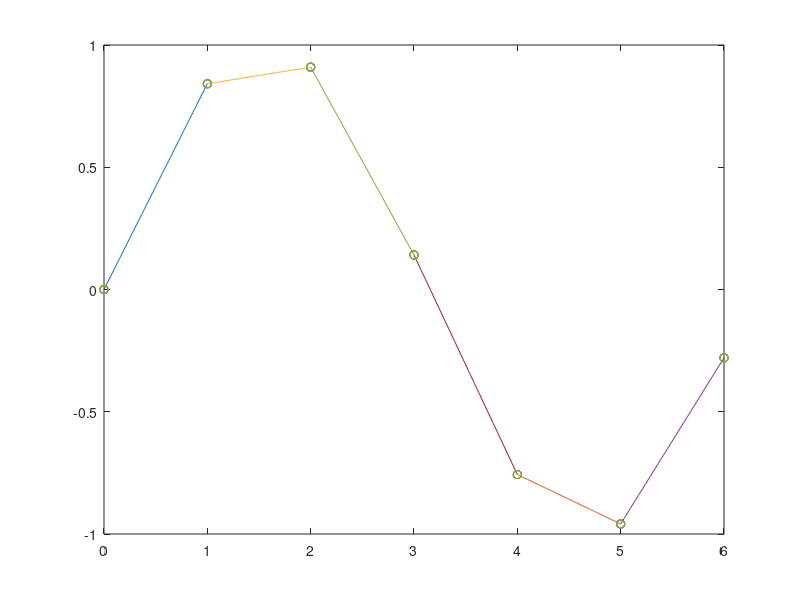

The MATLAB source for this figure: (Note: this script raises an error after producing the figure.)
clear all
clc

x = [0:6];
y = [0 .8415 .9093 .1411 -.7568 -.9589 -.2794];
plot(x,y,'o')
n = length(x);
x_i = input('x = ');

for i = 1:n-1
    if x_i>=x(i) && x_i<=x(i+1)
        m = i;
    end
end

xa = x(m)
xb = x(m+1)
ya = y(m)
yb = y(m+1)

y_k = (((x_i-xb)/(xa-xb))*ya) - (((x_i - xa)/(xa-xb))*yb);

for i = 1:length(x)
    points = linspace(i-1,i,100);
    xa = x(i);
    xb = x(i+1);
    ya = y(i);
    yb = y(i+1);
    y_k = (((points-xb)/(xa-xb))*ya) - (((points - xa)/(xa-xb))*yb);
    plot(points,y_k, x, y, 'o');
    hold on;
end
